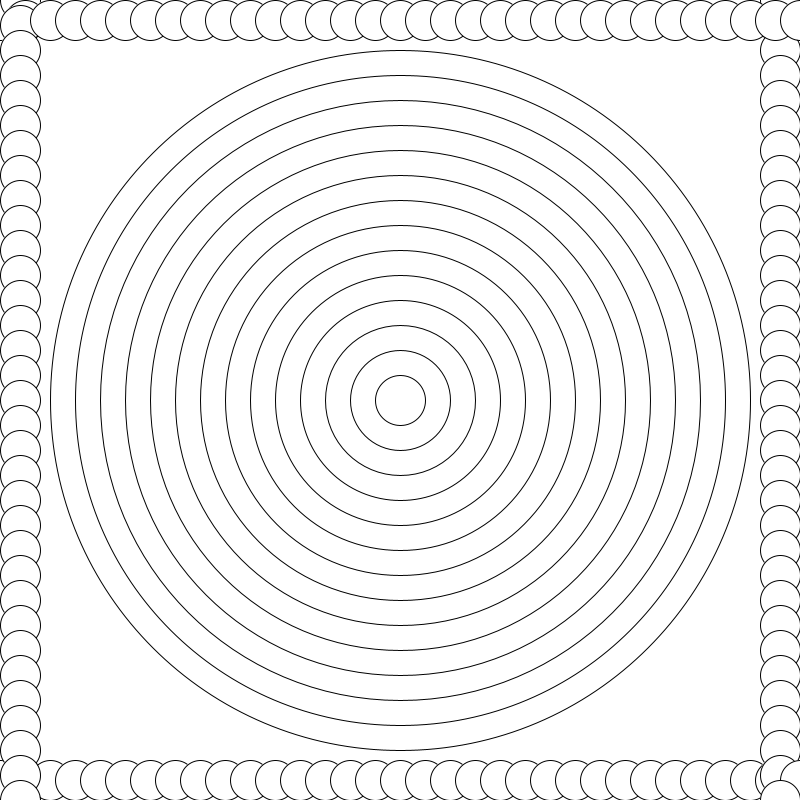
Frame 1 (no input)
Frame 60 (the mouse pressed at the canvas centre just before this capture): identical to frame 1, image omitted
Frame 120 (the mouse held since frame 60 and released just before this capture): identical to frame 1, image omitted

The Processing sketch that drew this single still picture (run headless with seeded random() and noise(); from frame 60 on, the mouse is pressed at the canvas centre):

// Processing sketch: for_practice
// ── for_practice.pde
void setup(){
size(800, 800);
}

void draw (){
  background(255);
  for (int i = 0; i <= 800; i = i + 25) { //FOR LOOP that is to update a set number of circles
    ellipse(i, 20, 40, 40);
    ellipse(i, 780, 40, 40); 
    ellipse(20, i, 40, 40); 
    ellipse(780, i, 40, 40);
  }
  for (int i = 700; i > 0; i -= 50){
   ellipse(width/2, height/2 , i, i);  
  }
  
}
